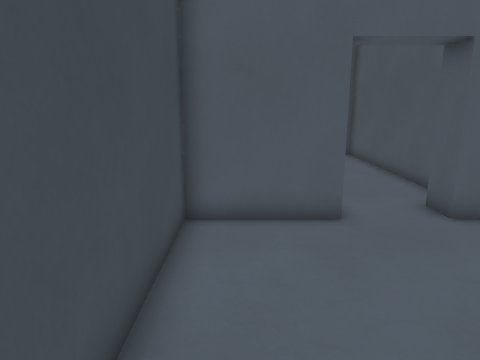
View 1 (above)

14 first-person views from a walk through a level from a Godot 3-D game. The camera is 1.4 m above the floor, tilts 12° down and sees 70° across. The floor is counted in squares, 0.5 m on a side. Each view is taken from the middle of a square. On the plan, view 1 faces up. The plan holds only what a view shows up to about 20 squares ahead; the rest is blank. The place goes on beyond the plan.

View 2
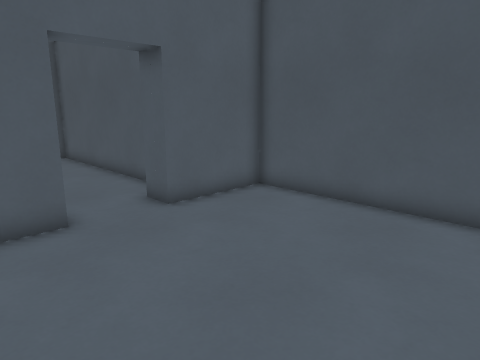

View 3
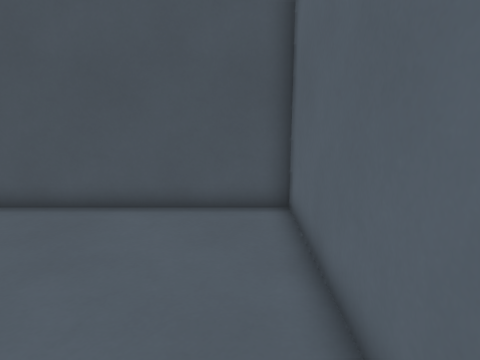

View 4
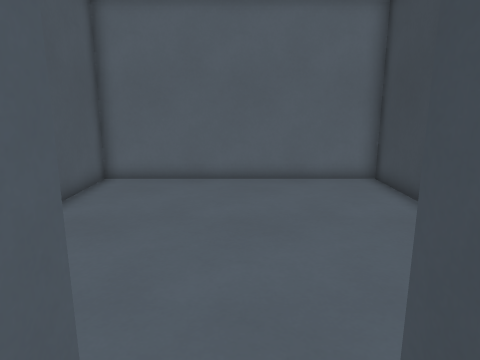

View 5
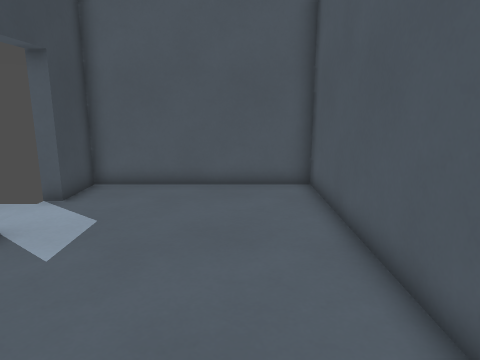

View 6
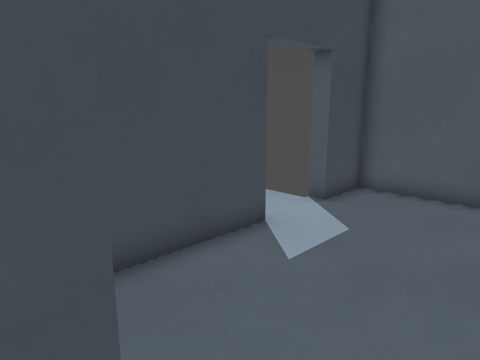

View 7
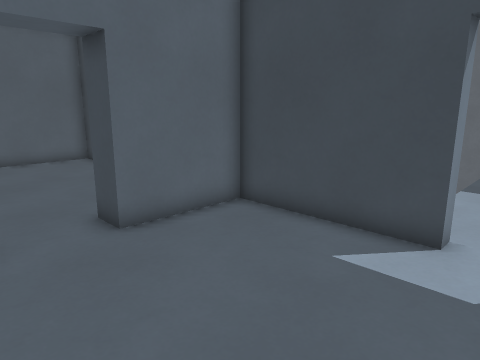

View 8
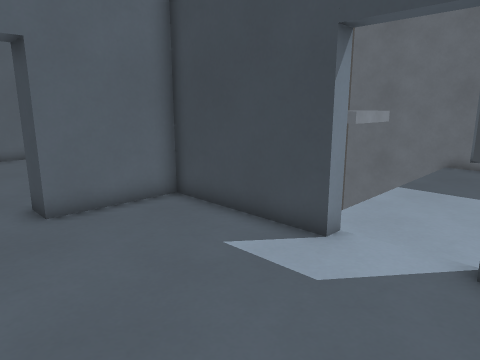

View 9
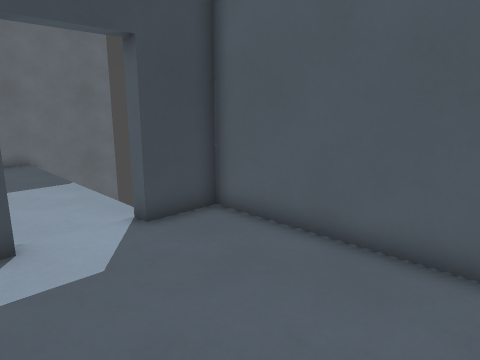

View 10
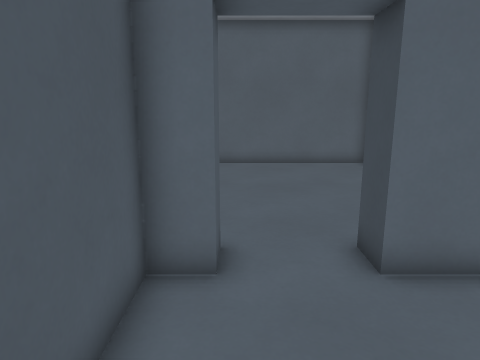

View 11
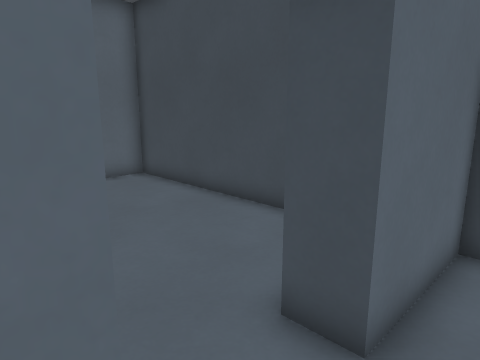

View 12
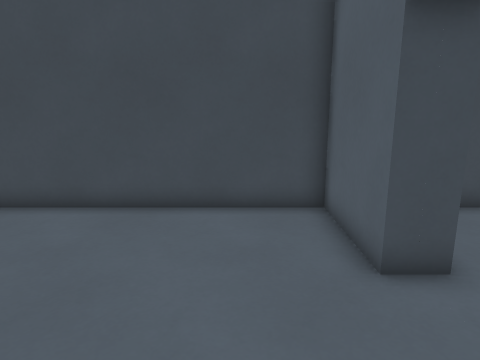

View 13
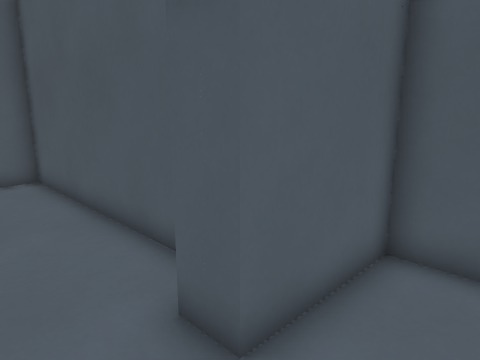

View 14
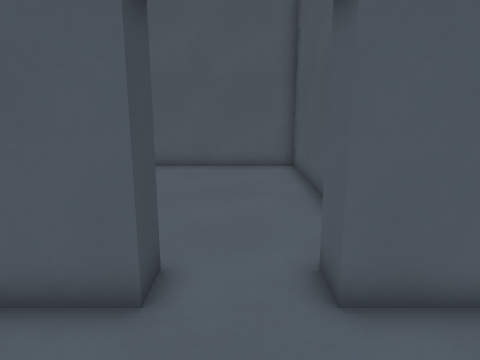

### Floor plan
Points are (right, up) in squares from view 1. A wall is a line through its corners. A room is listed if a view was taken in it or the views show most of it. See-through windows are left out.
Room 1 (views 1, 2, 3, 5, 6, 11, 12, 13, 14)
walls: (2.6, 9.6) (2.6, 8.4) (-1.4, 8.4) (-1.4, -2.4) (9.4, -2.4) (9.4, 8.4) (5.4, 8.4) (5.4, 9.6) (6.6, 9.6) (6.6, 11.6)
ways out: opening at (4.5, 10.5) to room 2
Room 2 (views 4, 7, 8, 9, 10)
walls: (6.6, 11.6) (6.6, 20.4) (-1.4, 20.4) (-1.4, 18.1) (-2, 18.1); (-2.1, 15.3) (-1.4, 15.3) (-1.4, 9.6) (2.6, 9.6)
ways out: opening at (4.5, 10.5) to room 1; opening at (-1.5, 16.5)

Positions as (right, up) in squares from view 1, and headings:
1: (0, 0), facing up
2: (0, 0), facing up-right
3: (0, -1), facing right
4: (4, 11), facing down
5: (4, 8), facing up
6: (4, 9), facing up-left
7: (6, 17), facing down-left
8: (5, 19), facing down-left
9: (6, 14), facing up-left
10: (5, 15), facing down
11: (6, 11), facing down-left
12: (8, 6), facing left
13: (3, 6), facing up-right
14: (4, 4), facing up
